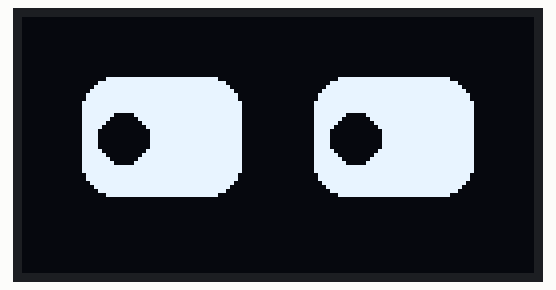
Bench run of a sketch on a simulated Arduino Mega 2560, built with avr-gcc and run on an emulated ATmega2560. On the bench: 128×64 one-colour display.

Above: at 0.1 s.
At 0.6 s:
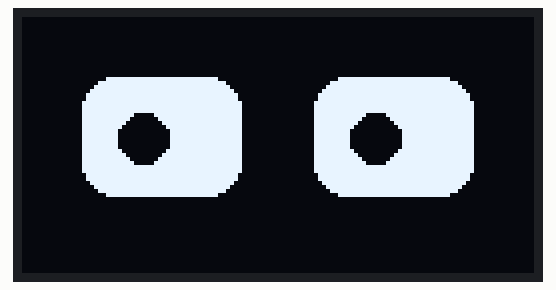
At 1.2 s:
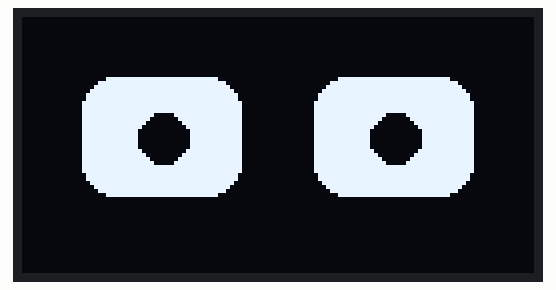

The sketch:

oled.ino
```cpp
#include <SPI.h>
#include <Wire.h>
#include <Adafruit_GFX.h>
#include <Adafruit_SH110X.h>

#define SCREEN_WIDTH 128
#define SCREEN_HEIGHT 64

// OLED SPI Pins
#define OLED_MOSI 23
#define OLED_CLK  18
#define OLED_DC   2
#define OLED_CS   5
#define OLED_RESET 4

Adafruit_SH1106G display = Adafruit_SH1106G(
  SCREEN_WIDTH,
  SCREEN_HEIGHT,
  &SPI,
  OLED_DC,
  OLED_RESET,
  OLED_CS
);

void drawEyes(int eyeX) {

  display.clearDisplay();

  // Left eye
  display.fillRoundRect(15, 15, 40, 30, 8, SH110X_WHITE);

  // Right eye
  display.fillRoundRect(73, 15, 40, 30, 8, SH110X_WHITE);

  // Pupils
  display.fillCircle(30 + eyeX, 30, 6, SH110X_BLACK);
  display.fillCircle(88 + eyeX, 30, 6, SH110X_BLACK);

  display.display();
}

void setup() {

  Serial.begin(115200);

  if(!display.begin(0, true)) {
    Serial.println("OLED failed");
    while(1);
  }
}

void loop() {

  // Look left
  drawEyes(-5);
  delay(500);

  // Look center
  drawEyes(0);
  delay(500);

  // Look right
  drawEyes(5);
  delay(500);
}
```

Measured:
- by itself, everything shown: repeats every 1.6 s, in 3 steps
- what the display in image 1 shows lasts 0.5 s, from 0.6 s to 1.1 s
